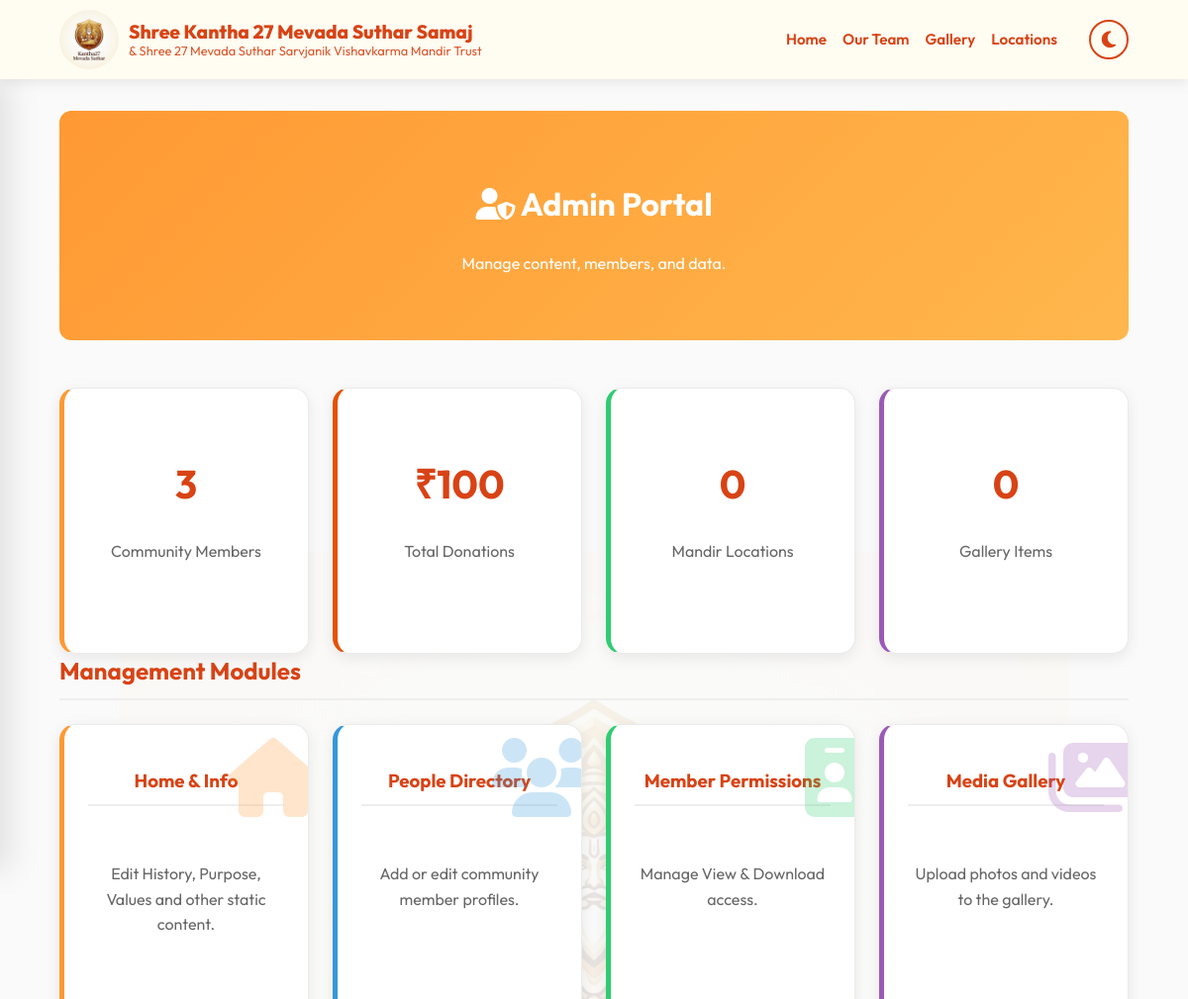
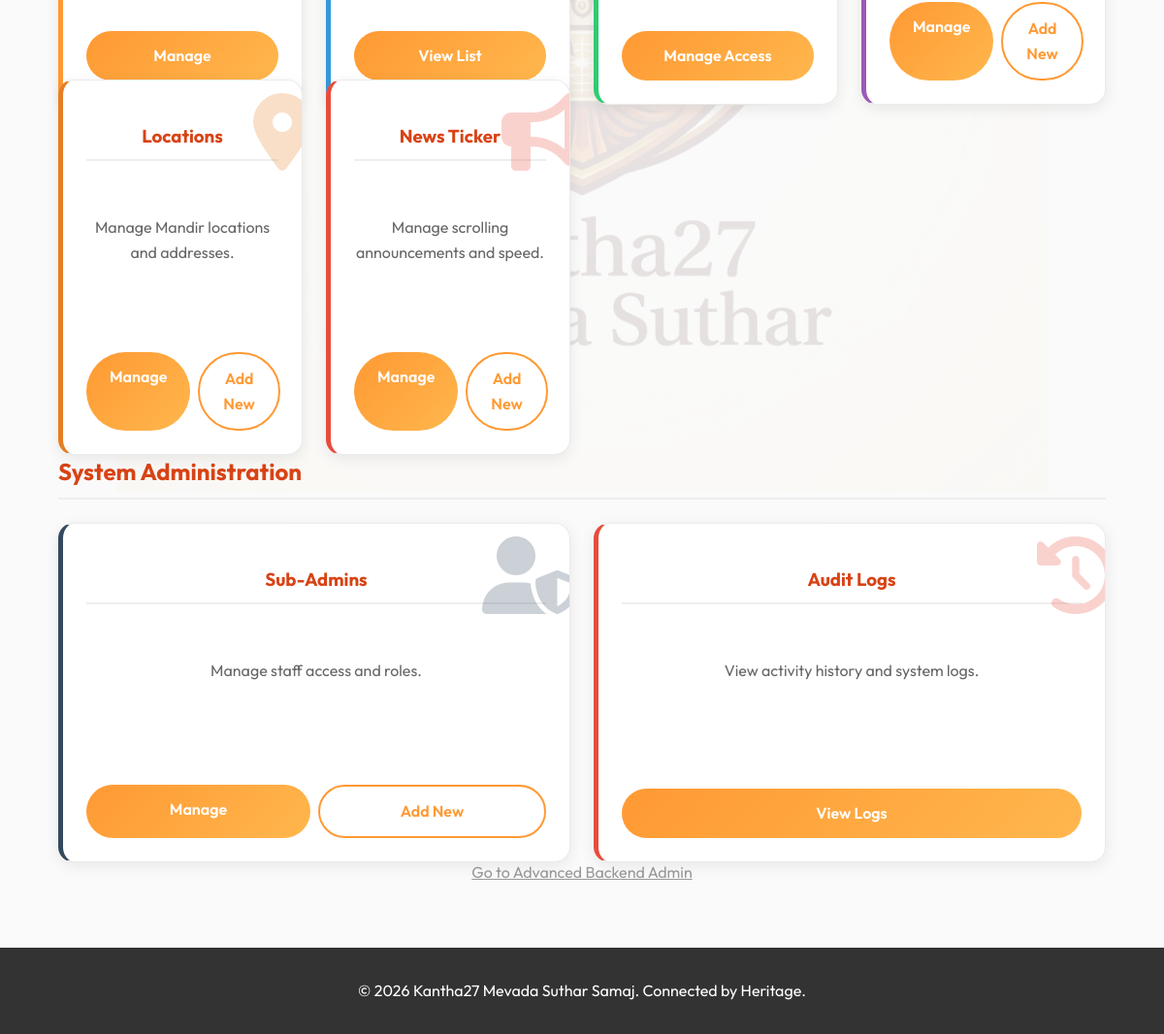
The app's page /dashboard/staff/ (signed in), older data (2 pictures, top to bottom).
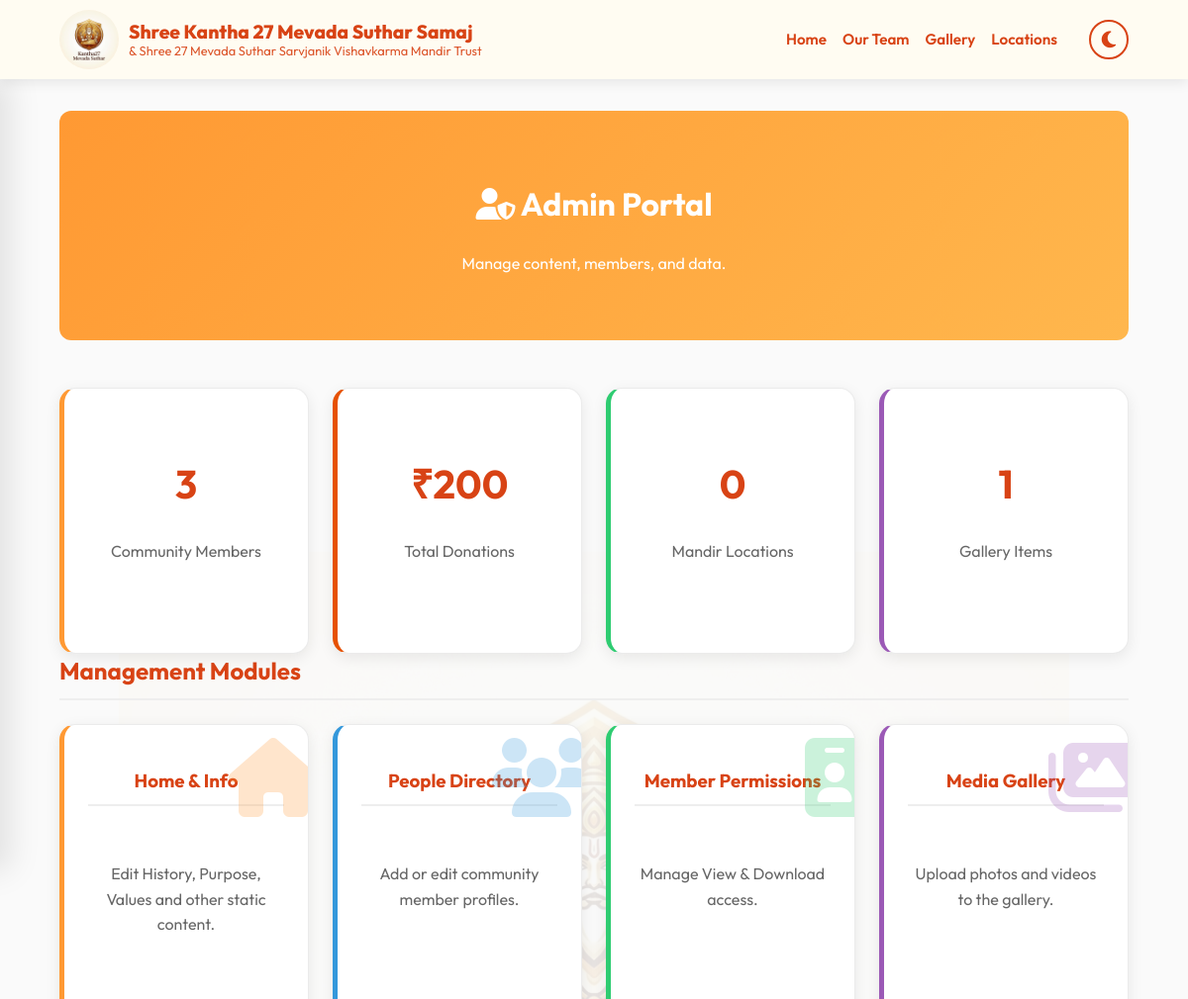
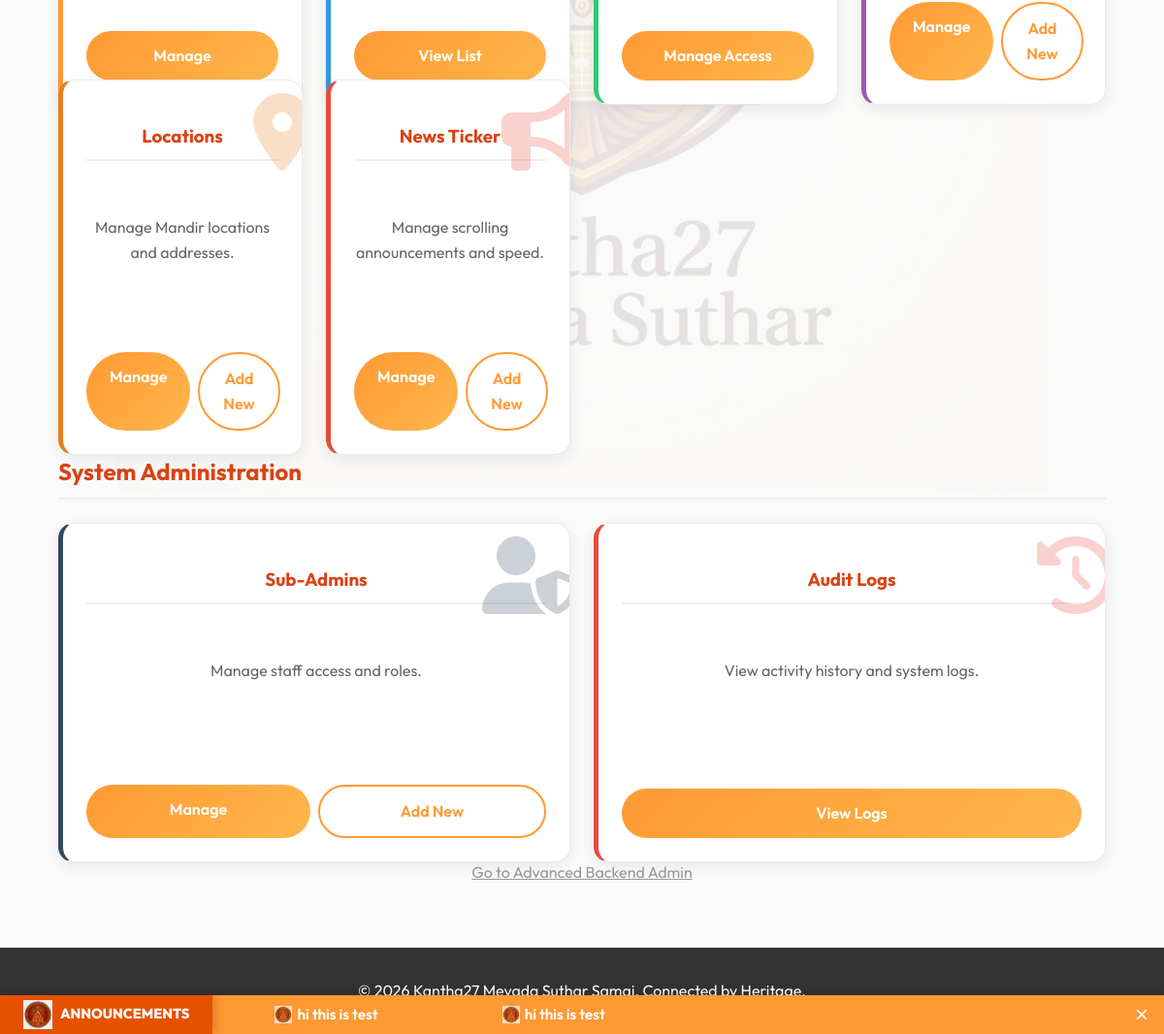
The same page, newer data (2 pictures, top to bottom).
### news/models.py (models this page shows, shortened)
class NewsAnnouncement(models.Model):
    message = models.TextField(help_text="The announcement text to display in the scroller.")
    is_active = models.BooleanField(default=True, help_text="Toggle visibility of this announcement.")
    scroll_speed = models.IntegerField(default=20, help_text="Speed in seconds (e.g., 20 = Slow, 10 = Fast).")
    created_at = models.DateTimeField(auto_now_add=True)
    updated_at = models.DateTimeField(auto_now=True)

### dashboard/views.py (the view)
# urls.py: path('staff/', views.staff_portal, name='staff_portal'),
@sub_admin_required
def staff_portal(request):
    context = {
        'person_count': Person.objects.count(),
        'media_count': MediaItem.objects.count(),
        'location_count': MandirLocation.objects.count(),
        'donation_total': Donation.objects.aggregate(Sum('amount'))['amount__sum'] or 0,
    }
    return render(request, 'dashboard/staff_portal.html', context)

### accounts/models.py (called while the page is built)
    def is_samaj_admin(self):
        return self.role in [self.Role.ADMIN, self.Role.SUB_ADMIN] or self.is_superuser

    def is_main_admin(self):
        return self.role == self.Role.ADMIN or self.is_superuser

### news/templatetags/news_tags.py (called while the page is built)
@register.inclusion_tag('news/ticker.html')
def news_ticker():
    announcements = NewsAnnouncement.objects.filter(is_active=True).order_by('-created_at')
    speed = 20
    if announcements.exists():
        speed = announcements.first().scroll_speed
    return {
        'announcements': announcements,
        'speed': speed
    }

### templates/dashboard/staff_portal.html (shortened to what the changed rows need)
{% extends 'base/base.html' %}
{% load static %}
{% block content %}
<div class="page-header">
    <h1><i class="fas fa-user-shield"></i> Admin Portal</h1>
</div>
<div
    style="display: grid; grid-template-columns: repeat(auto-fit, minmax(200px, 1fr)); gap: 1.5rem; margin-bottom: 3rem;">
    <div class="glass-card" style="padding: 1.5rem; text-align: center; border-left: 5px solid var(--accent-color);">
        <h3 style="font-size: 2.5rem; color: var(--accent-color); margin-bottom: 0.5rem;">₹{{ donation_total }}</h3>
        <p style="color: #666;">Total Donations</p>
    </div>
    <div class="glass-card" style="padding: 1.5rem; text-align: center; border-left: 5px solid #9b59b6;">
        <h3 style="font-size: 2.5rem; color: #9b59b6; margin-bottom: 0.5rem;">{{ media_count }}</h3>
        <p style="color: #666;">Gallery Items</p>
    </div>
</div>
<h2 style="color: var(--primary-color); margin-bottom: 1.5rem; border-bottom: 2px solid #eee; padding-bottom: 0.5rem;">
    Management Modules</h2>
{% if user.is_main_admin %}
<h2
    style="color: var(--primary-color); margin-top: 3rem; margin-bottom: 1.5rem; border-bottom: 2px solid #eee; padding-bottom: 0.5rem;">
    System Administration</h2>
{% endif %}
{% endblock %}

### templates/news/ticker.html
{% load static %}
{% if announcements %}
<div class="news-ticker-container">
    <div class="ticker-label">
        <img src="{% static 'img/ticker_logo.png' %}" alt="News" style="height: 30px; margin-right: 8px;">
        Announcements
    </div>
    <div class="ticker-wrap">
        <div class="ticker-move" style="animation-duration: {{ speed }}s;">
            <div class="ticker-group">
                {% for item in announcements %}
                <div class="ticker-item">
                    <img src="{% static 'img/ticker_logo.png' %}" alt="Icon"
                        style="height: 18px; vertical-align: middle; margin-right: 5px; opacity: 0.8;">
                    {{ item.message }}
                </div>
                {% endfor %}
            </div>
            <div class="ticker-group">
                {% for item in announcements %}
                <div class="ticker-item">
                    <img src="{% static 'img/ticker_logo.png' %}" alt="Icon"
                        style="height: 18px; vertical-align: middle; margin-right: 5px; opacity: 0.8;">
                    {{ item.message }}
                </div>
                {% endfor %}
            </div>
        </div>
    </div>
    <button class="ticker-close"
        onclick="document.querySelector('.news-ticker-container').style.display='none';">&times;</button>
</div>
{% endif %}

Row changes from the older to the newer data that the page shows:
added NewsAnnouncement: message "hi this is test"
Text that changed along with them:
{{ donation_total }}: "100" → "200"
{{ media_count }}: "0" → "1"
text now shown: "ANNOUNCEMENTS ×"
